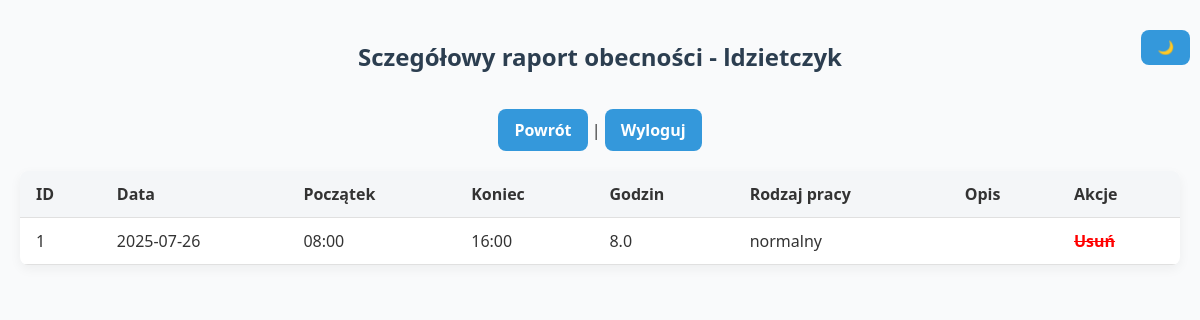
Page /raport/details (signed in) on the earlier database version.
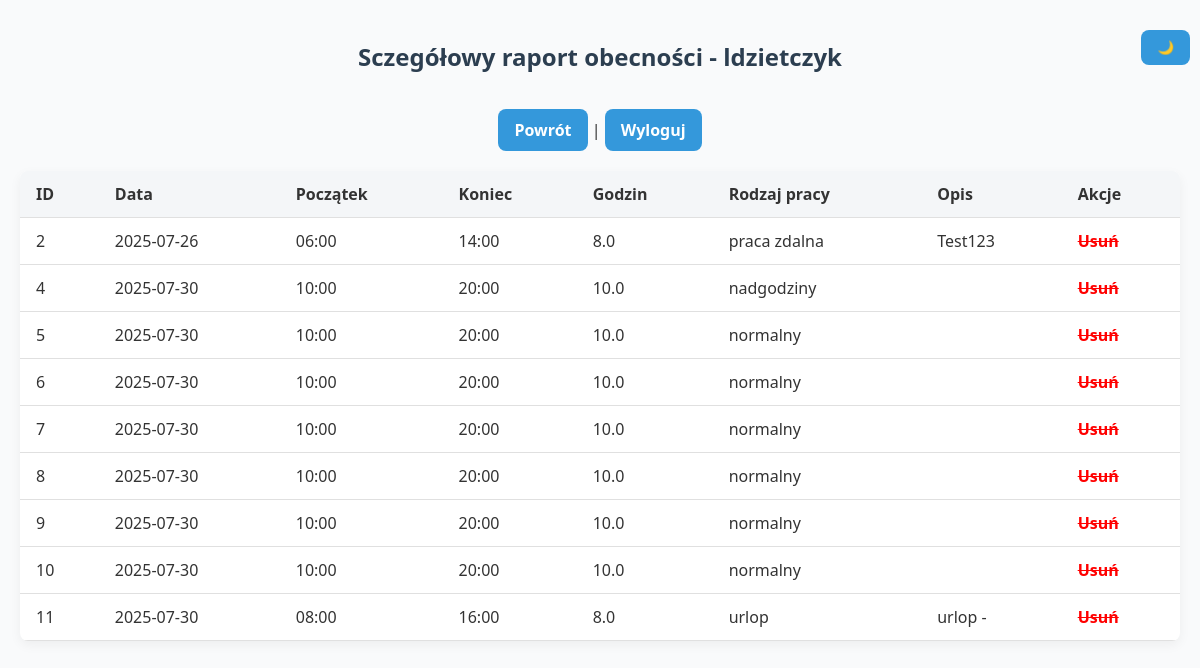
Same page on the later database version.
### app.py (models this page shows)
class Attendance(db.Model):
    id = db.Column(db.Integer, primary_key=True)
    user_id = db.Column(db.Integer, db.ForeignKey('user.id'), nullable=False)
    date = db.Column(db.Date, nullable=False)
    start_time = db.Column(db.Time, nullable=False)
    end_time = db.Column(db.Time, nullable=False)
    work_type = db.Column(db.String(50), nullable=False)
    description = db.Column(db.Text, nullable=True)
    timestamp = db.Column(db.DateTime, default=datetime.utcnow)

### app.py (the view)
@app.route('/raport/details')
def raport_details():
    if 'user_id' not in session:
        return redirect(url_for('login'))
    user = User.query.get(session['user_id'])
    entries = Attendance.query.filter_by(user_id=user.id).order_by(Attendance.date).all()
    return render_template('detailraport.html', entries=entries, username=user.username, datetime=datetime)

### templates/detailraport.html (shortened to what this page needs)
<!DOCTYPE html>
<html lang="pl">
<head>
    <link rel="stylesheet" href="{{ url_for('static', filename='css/style.css') }}">
</head>
<body>
    <h2>Sczegółowy raport obecności - {{ username }}</h2>
    <p><a href="{{ url_for('raport') }}" class="btn">Powrót</a> | <a href="{{ url_for('logout') }}" class="btn">Wyloguj</a></p>
    <table class="reptab">
        <thead>
            <tr>
                <th>ID</th>
                <th>Data</th>
                <th>Początek</th>
                <th>Koniec</th>
                <th>Godzin</th>
                <th>Rodzaj pracy</th>
                <th>Opis</th>
                <th>Akcje</th>
            </tr>
        </thead>
        <tbody>
            {% for e in entries %}
            <tr>
                <td>{{ e.id }}</td>
                <td>{{ e.date }}</td>
                <td>{{ e.start_time.strftime('%H:%M') }}</td>
                <td>{{ e.end_time.strftime('%H:%M') }}</td>
                <td>{{ ((datetime.combine(e.date, e.end_time) - datetime.combine(e.date, e.start_time)).seconds // 3600) + (((datetime.combine(e.date, e.end_time) - datetime.combine(e.date, e.start_time)).seconds % 3600) // 60) / 60 }}</td>
                <td>{{ e.work_type }}</td>
                <td class="desc">{{ e.description or '' }}</td>
                <td>
                    <a href="{{ url_for('delete_entry', entry_id=e.id) }}" class="action" onclick="return confirm('Na pewno usunąć ten wpis?');">Usuń</a><br>
                </td>
            </tr>
            {% endfor %}
        </tbody>
    </table>
    <button id="toggle-dark-mode" style="position: fixed; top: 10px; right: 10px; z-index: 999;">
    </button>
</body>
</html>

Differences in the rows shown:
removed Attendance: id "1", date "2025-07-26", start_time "08:00", end_time "16:00", date+end_time+start_time "8.0", work_type "normalny"
added Attendance: id "2", date "2025-07-26", start_time "06:00", end_time "14:00", date+end_time+start_time "8.0", work_type "praca zdalna", description "Test123"
added Attendance: id "4", date "2025-07-30", start_time "10:00", end_time "20:00", date+end_time+start_time "10.0", work_type "nadgodziny"
added Attendance: id "5", date "2025-07-30", start_time "10:00", end_time "20:00", date+end_time+start_time "10.0", work_type "normalny"
added Attendance: id "6", date "2025-07-30", start_time "10:00", end_time "20:00", date+end_time+start_time "10.0", work_type "normalny"
added Attendance: id "7", date "2025-07-30", start_time "10:00", end_time "20:00", date+end_time+start_time "10.0", work_type "normalny"
added Attendance: id "8", date "2025-07-30", start_time "10:00", end_time "20:00", date+end_time+start_time "10.0", work_type "normalny"
added Attendance: id "9", date "2025-07-30", start_time "10:00", end_time "20:00", date+end_time+start_time "10.0", work_type "normalny"
added Attendance: id "10", date "2025-07-30", start_time "10:00", end_time "20:00", date+end_time+start_time "10.0", work_type "normalny"
added Attendance: id "11", date "2025-07-30", start_time "08:00", end_time "16:00", date+end_time+start_time "8.0", work_type "urlop", description "urlop -"
